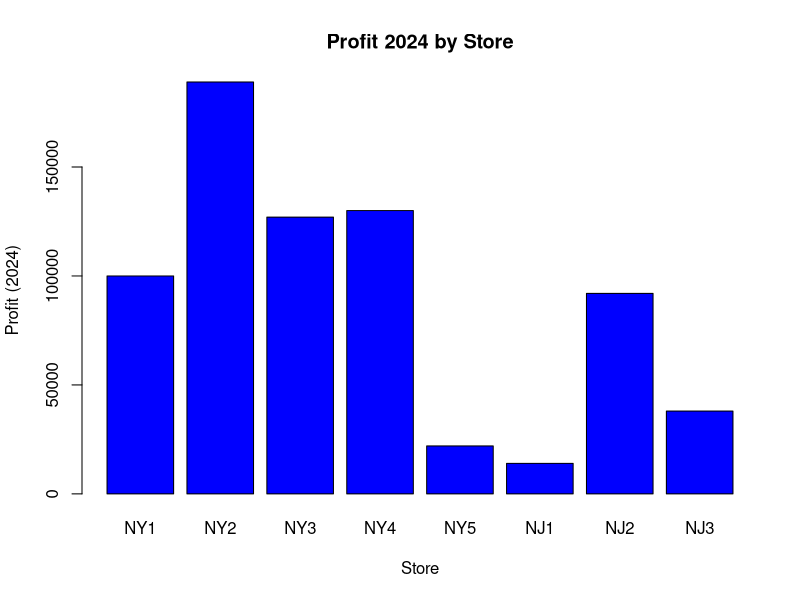
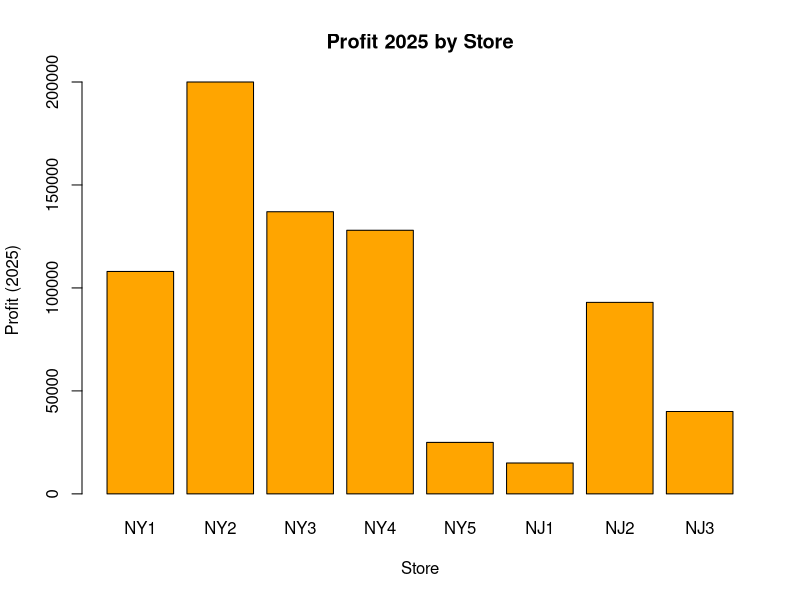

Reproduce these figures in R, in order.
# Levi Walker
# January 27
# Class Assignment


# Create the initial store data frame
df <- data.frame(
  Store = c("NY1", "NY2", "NY3", "NY4", "NY5"),
  Age = c(10, 8, 5, 12, 17),
  Employees = c(3, 6, 5, 3, 2),
  Profit2024 = c(100, 189, 127, 130, 22)
)

df

# Access store names
df$Store

# Inspect the third store's 2024 profit
df[3 , c("Store", "Profit2024")]

# Inspect 2024 profit for all stores
df[, c("Store", "Profit2024")]

# Inspect the NY2 store record
df[df$Store == "NY2",]

# Find the largest 2024 profit
max(df$Profit2024)

# Inspect NY4's 2024 profit
df[df$Store == "NY4", c("Store", "Profit2024")]

# Create the New Jersey store data frame
df2 <- data.frame(
  Store = c("NJ1", "NJ2", "NJ3"),
  Age = c(11, 9, 5),
  Employees = c(1, 6, 2),
  Profit2024 = c(14, 92, 38)
)

df2

# Combine the store data frames
All_Stores <- rbind(df,df2)
All_Stores

# Add 2025 profit values
All_Stores$Profit2025 <- c(108, 200, 137, 128, 25, 15, 93, 40)
All_Stores$Profit2025

# Calculate summary statistics
min(All_Stores$Profit2024)
max(All_Stores$Profit2024)
median(All_Stores$Profit2024)
mean(All_Stores$Profit2024)


min(All_Stores$Profit2025)
max(All_Stores$Profit2025)
median(All_Stores$Profit2025)
mean(All_Stores$Profit2025)

# Convert profit values to dollars
All_Stores$Profit2024 <- All_Stores$Profit2024 * 1000
All_Stores$Profit2025 <- All_Stores$Profit2025 * 1000
All_Stores$Profit2024
All_Stores$Profit2025

All_Stores

# Identify the store with the highest 2025 profit
All_Stores[which(All_Stores$Profit2025 == max(All_Stores$Profit2025)),]
All_Stores$Store[which.max(All_Stores$Profit2025)]

# Visualize annual profit by store
# Bar plot of Profit2024
barplot(
  All_Stores$Profit2024,      
  names.arg = All_Stores$Store,
  col = "blue",              
  main = "Profit 2024 by Store",
  ylab = "Profit (2024)",       
  xlab = "Store"
)

# Bar plot of Profit2025
barplot(
  All_Stores$Profit2025,      
  names.arg = All_Stores$Store,
  col = "orange",              
  main = "Profit 2025 by Store",
  ylab = "Profit (2025)",       
  xlab = "Store"
)

# Add store types
All_Stores$store_type <- sample(c("online", "physical"), size = nrow(All_Stores), replace = TRUE)
All_Stores$store_type 
